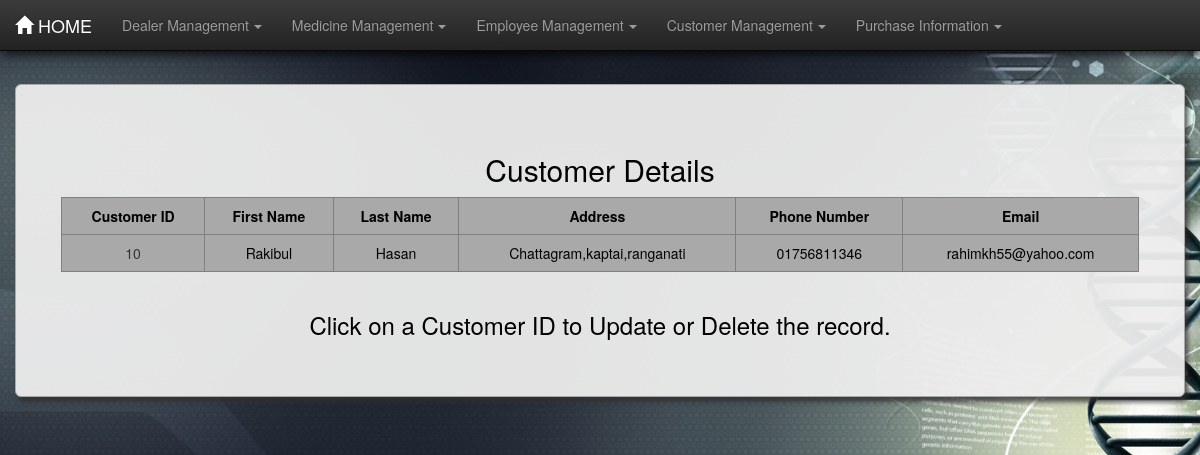
Before: /custtable/ with the older database file.
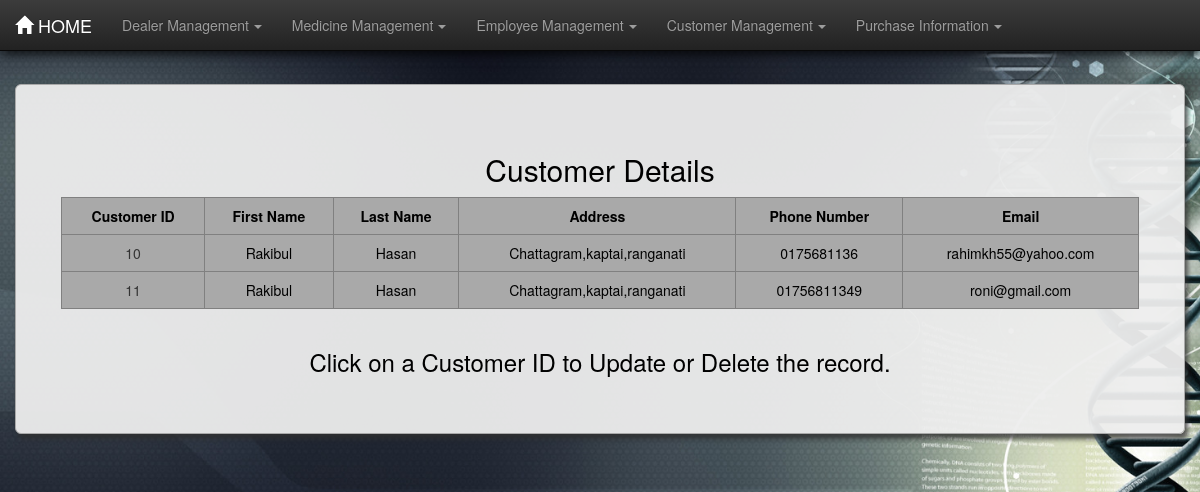
After: the same page with the newer database file.
### pharmecyinfo/models.py (models this page shows, shortened)
class Customer(models.Model):
    fname = models.CharField(max_length=15)
    lname = models.CharField(max_length=15)
    address = models.CharField(max_length=100)
    email = models.EmailField(unique=True)
    phone_number = models.CharField(max_length=15)

### pharmecyinfo/views.py (the view)
# urls.py: path('custtable/', views.CustomerListView.as_view(), name='custtable'),
class CustomerListView(ListView):
    model = Customer
    template_name = 'custtable.html'
    context_object_name = 'cust'

### templates/custtable.html (shortened to what this page needs)
{% extends 'base.html' %}
{% load static %}
{% block content %}
<div class="container-fluid martop7 black-text">
    <div class="jumbotron jumcust">
        <h2>Customer Details</h2>
        <div class="row">
            <div class="col-md-1">
            </div>
            <table border="1" class="col-md-10 table table-hover table-responsive">
                <tr>
                    <th>Customer ID</th>
                    <th>First Name</th>
                    <th>Last Name</th>
                    <th>Address</th>
                    <th>Phone Number</th>
                    <th>Email</th>
                </tr>
                {% for foo in cust %}
                    <tr>
                        <td class="idlink"><a href="{% url 'custformview' foo.id  %}">{{ foo.id }}</a></td>
                        <td>{{ foo.fname }}</td>
                        <td>{{ foo.lname }}</td>
                        <td>{{ foo.address }}</td>
                        <td>{{ foo.phone_number }}</td>
                        <td>{{ foo.email }}</td>
                    </tr>
                {% endfor %}
            </table>
        </div>
        <footer><h3>Click on a Customer ID to Update or Delete the record.</h3></footer>
    </div>
</div>
{% endblock content %}

Changed rows visible on the page:
changed Customer "rahimkh55@yahoo.com": phone_number "01756811346" → "0175681136"
added Customer: id "11", fname "Rakibul", lname "Hasan", address "Chattagram,kaptai,ranganati", phone_number "01756811349", email "roni@gmail.com"
